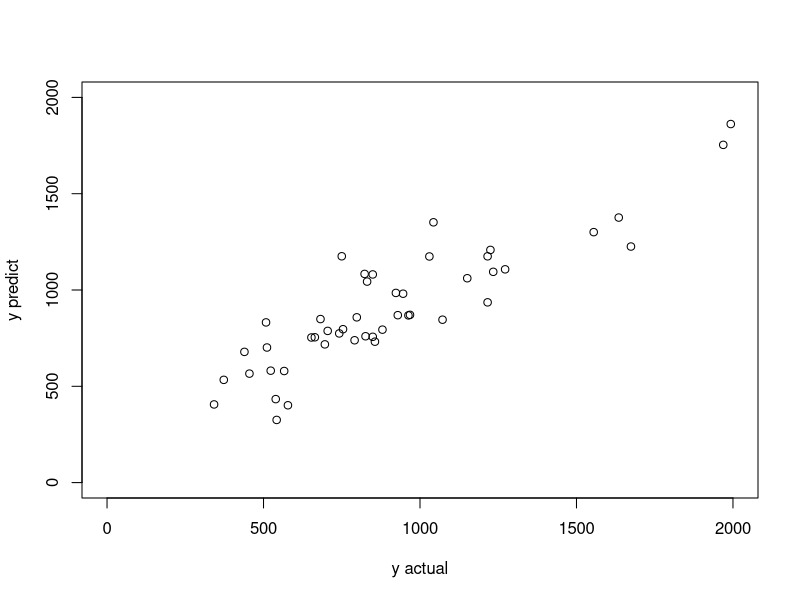
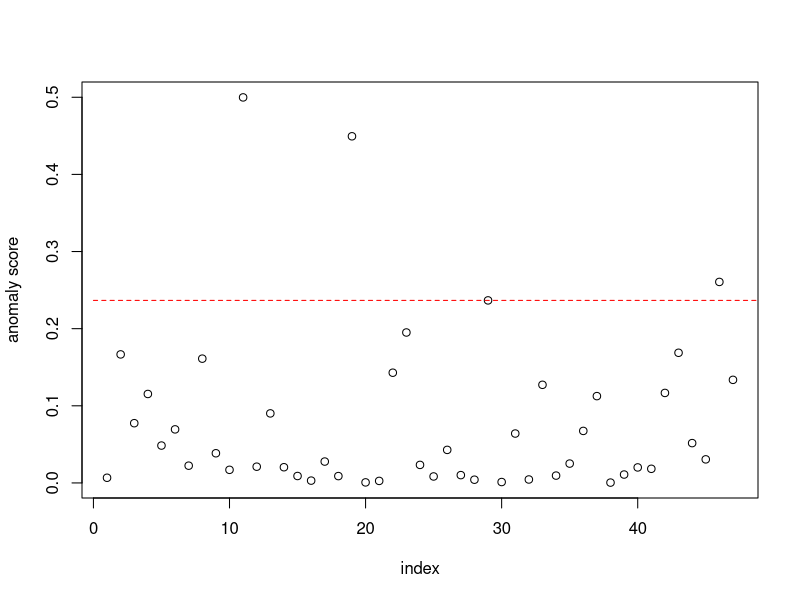

Here is the R script that generated these plots, in order:
# MASS パッケージにある UScrime を使って、都市の犯罪率 y をp.171 表6.1にある14の変数から予測する
library(MASS)
X <- UScrime[,-c(2, 16)] # 第2, 16変数を除いた14個の変数
M <- ncol(X)
y <- UScrime[, 16] # 第16番目がyの犯罪率に対応
N <- length(y)

lambdas <- seq(0, 5, length = 50) # リッジ回帰のλの候補
# lm.ridge()にリッジ回帰のλを最適に選ぶ機能が実装されている
model <- lm.ridge(y ~ ., cbind(X, y), lambda = lambdas)
bestIdx <- which.min(model$GCV) # 一般化交差確認法の評価値が最小のもの
coefs <- coef(model)[bestIdx, ] # 回帰係数
lam <- model$lambda[bestIdx] # 選択されたλの値
ypred <-
  as.matrix(X) %*% as.matrix(coefs[2:15]) + coefs[1] # リッジ回帰により算出された予測値

# 実際の値と予測値を比較する（p.172の図6.3(a)）
li <- c(0, 2000) # 図示範囲
plot(
  y,
  ypred,
  xlab = "y actual",
  ylab = "y predict",
  xlim = li,
  ylim = li
)

# それぞれの州の異常度を計算・図示する（p.172の図6.3(b)）
sig2 <-
  (lam * sum(coefs[2:15] ^ 2) + sum(as.numeric(ypred) - y) ^ 2) /
  N
X_ <- t(scale(X, scale = F)) # 中心化したデータ行列
H <- t(X_) %*% solve(X_ %*% t(X_) + lam * diag(M), X_) # H行列
TrHN <- sum(diag(H)) / N # HのトレースをNで割ったもの
a <- (as.numeric(ypred) - y) ^ 2 / ((1 - TrHN) ^ 2 * sig2) # 異常度
plot(a, xlab = "index", ylab = "anomaly score")
th <- sort(a)[N * (1 - 0.05)] # 閾値
lines(0:50, rep(th, length(0:50)), col = "red", lty = 2)
